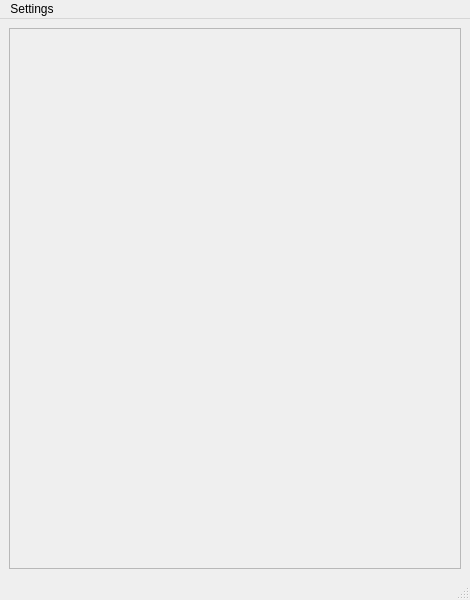
<?xml version="1.0" encoding="UTF-8"?>
<ui version="4.0">
 <class>MainWindow</class>
 <widget class="QMainWindow" name="MainWindow">
  <property name="geometry">
   <rect>
    <x>0</x>
    <y>0</y>
    <width>470</width>
    <height>600</height>
   </rect>
  </property>
  <property name="windowTitle">
   <string>MainWindow</string>
  </property>
  <property name="windowOpacity">
   <double>1.000000000000000</double>
  </property>
  <widget class="QWidget" name="centralwidget">
   <layout class="QVBoxLayout" name="verticalLayout">
    <item>
     <widget class="QScrollArea" name="scrollArea_messages">
      <property name="autoFillBackground">
       <bool>false</bool>
      </property>
      <property name="styleSheet">
       <string notr="true">QScrollArea, QScrollArea &gt; QWidget &gt; QWidget { background: transparent; }</string>
      </property>
      <property name="widgetResizable">
       <bool>true</bool>
      </property>
      <widget class="QWidget" name="layout_messages">
       <property name="geometry">
        <rect>
         <x>0</x>
         <y>0</y>
         <width>450</width>
         <height>537</height>
        </rect>
       </property>
       <property name="styleSheet">
        <string notr="true">background: transparent;</string>
       </property>
       <layout class="QVBoxLayout" name="verticalLayout_messages">
        <item>
         <spacer name="verticalSpacer_messages">
          <property name="orientation">
           <enum>Qt::Orientation::Vertical</enum>
          </property>
          <property name="sizeType">
           <enum>QSizePolicy::Policy::Expanding</enum>
          </property>
          <property name="sizeHint" stdset="0">
           <size>
            <width>20</width>
            <height>40</height>
           </size>
          </property>
         </spacer>
        </item>
       </layout>
      </widget>
     </widget>
    </item>
   </layout>
  </widget>
  <widget class="QMenuBar" name="menubar">
   <property name="geometry">
    <rect>
     <x>0</x>
     <y>0</y>
     <width>470</width>
     <height>21</height>
    </rect>
   </property>
   <widget class="QMenu" name="menuSettings">
    <property name="title">
     <string>Settings</string>
    </property>
   </widget>
   <addaction name="menuSettings"/>
  </widget>
  <widget class="QStatusBar" name="statusbar"/>
 </widget>
 <resources/>
 <connections/>
</ui>
